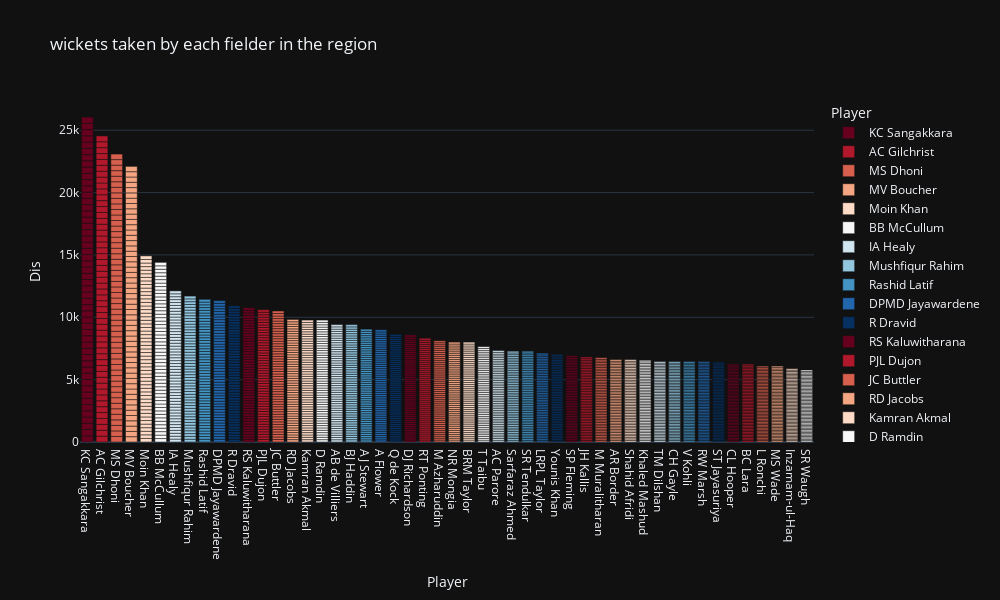

Here is the notebook cell this chart was saved with:
### Code cell
#plotting
px.bar(fielding_odi, x="Player", y="Dis", color="Player", title="wickets taken by each fielder in the region"
       , color_discrete_sequence=px.colors.sequential.RdBu, height=600, width=1000, template="plotly_dark",
       labels={"Final Region": "Region", "HS": "Matches Played"})
